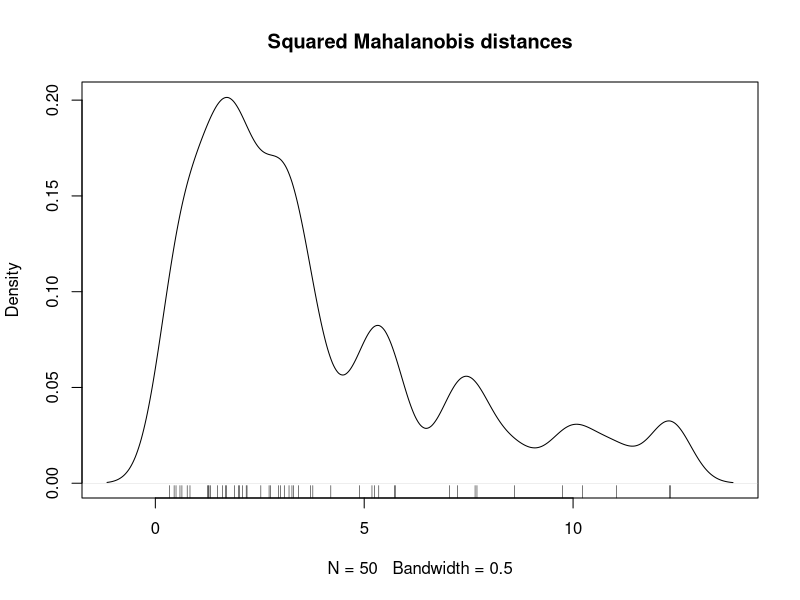
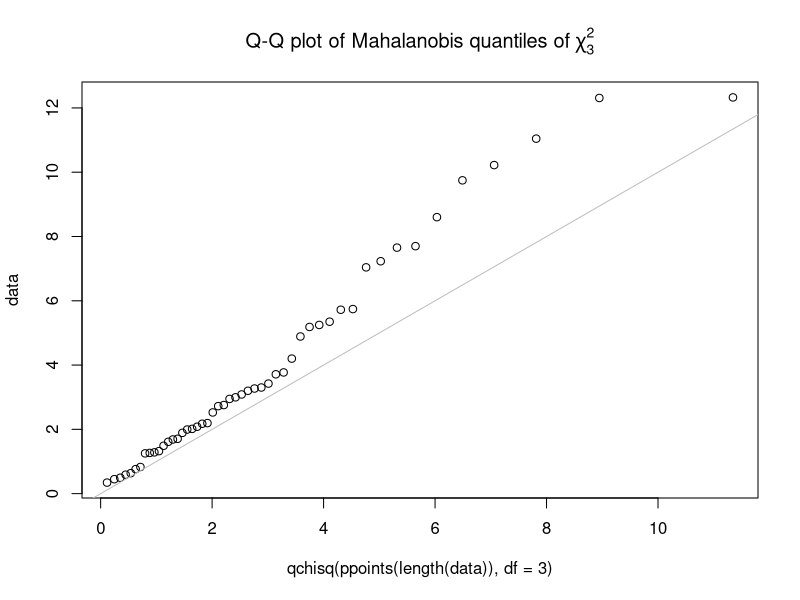
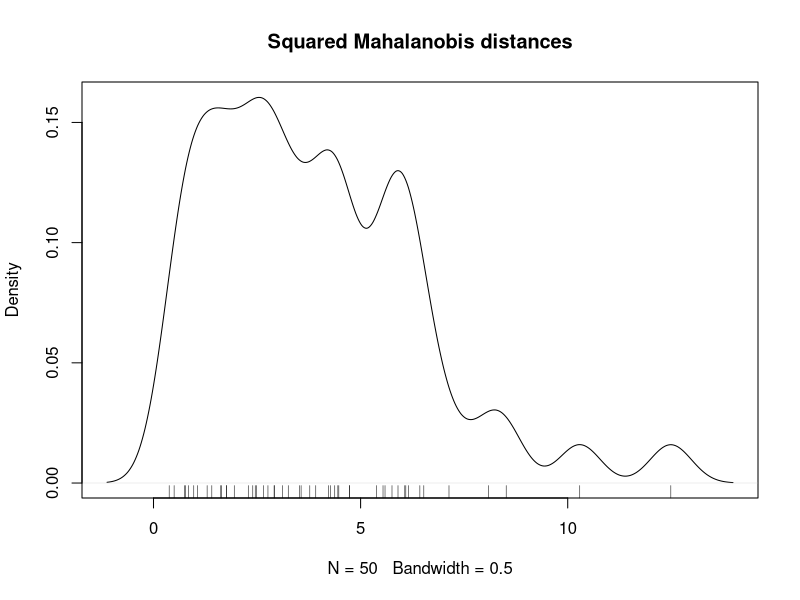
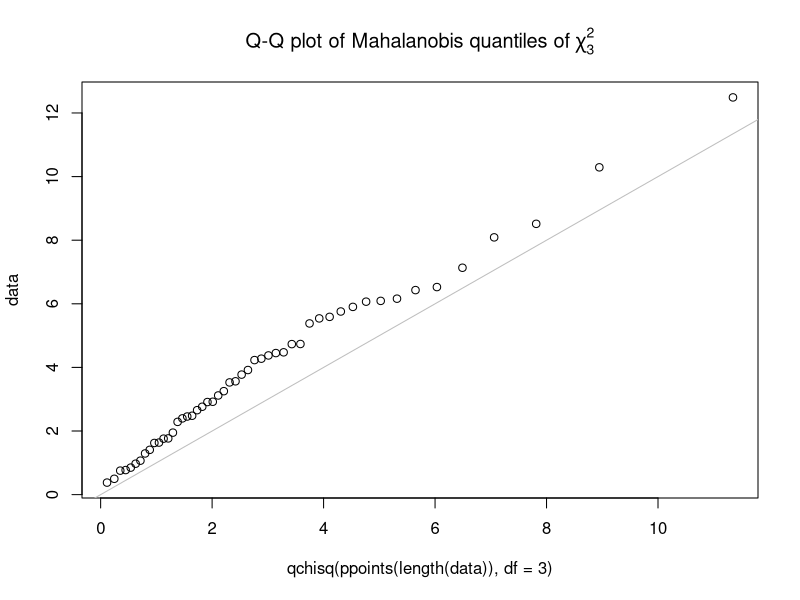
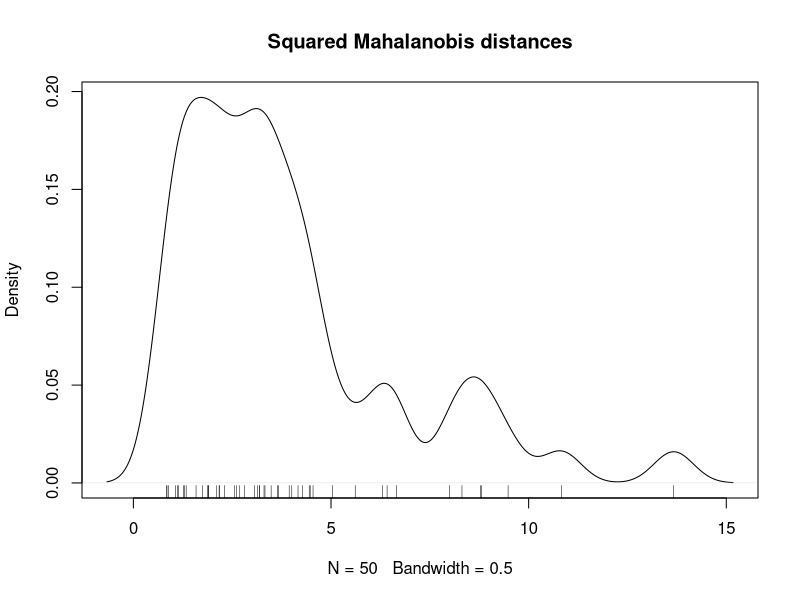
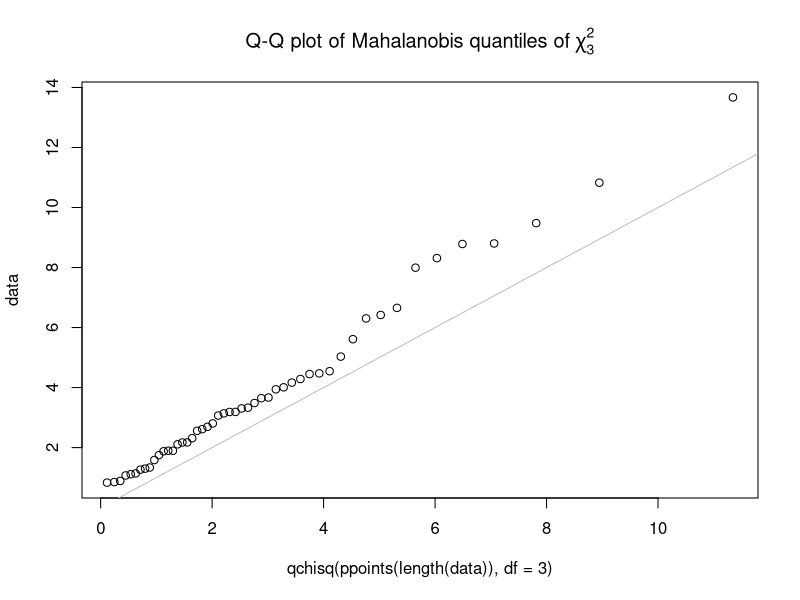

The R source for these figures, in order:
# Proyecto 3
# 5AM1 | Analítica y Visualización de Datos
# Suárez Pérez Juan Pablo
# Ojeda Contreras Braulio Melquisedec

main <- function() {
  data <- data.frame(iris)
  # View(iris_data)
  # Get Different Flower Type
  flower_type = levels(factor(data$Species))
  setosa <- data.frame(data[data$Species == flower_type[1], c(1, 2, 3, 4, 5)])
  versicolor <- data.frame(data[data$Species == flower_type[2], c(1, 2, 3, 4, 5)])
  virginica <- data.frame(data[data$Species == flower_type[3], c(1, 2, 3, 4, 5)])
  #View(setosa)
  #View(versicolor)
  #View(virginica)
  setosa_mahalanobis <- mahalanobis_dist(setosa[,1:4])
  versicolor_mahalanobis <- mahalanobis_dist(versicolor[,1:4])
  virginica_mahalanobis <- mahalanobis_dist(virginica[,1:4])
  print("setosa_mahalanobis")
  print(setosa_mahalanobis)
  graficate(setosa_mahalanobis, "setosa_mahalanobis")
  print("versicolor_mahalanobis")
  print(versicolor_mahalanobis)
  graficate(versicolor_mahalanobis, "versicolor_mahalanobis")
  print("virginica_mahalanobis")
  print(virginica_mahalanobis)
  graficate(virginica_mahalanobis, "virginica_mahalanobis")
}

means <- function(data) {
  col_no <- dim(data)[2]
  row_no <- dim(data)[1]
  means_list <- list()
  for(i in 1:col_no) {
    suma <- 0
    for(j in 1:row_no) {
      suma <- suma + data[j,i]
    }
    means_list <- c(means_list, suma / row_no)
  }
  return(means_list)
}

mult_mat <- function(mat1, mat2) {
  row_no1 <- dim(mat1)[1]
  row_no2 <- dim(mat2)[1]
  col_no1 <- dim(mat1)[2]
  col_no2 <- dim(mat2)[2]
  if(col_no1 == row_no2) {
    new_mat <- data.frame()
    for(a in 1:col_no2) {
      rown <- c()
      for(i in 1:row_no1) {
        suma <- 0
        for(j in 1:col_no1) {
          suma <- suma + (mat1[i,j] * mat2[j,a])
        }
        rown <- c(rown, suma)
      }
      if(dim(new_mat)[1] == 0) {
        new_mat <- cbind(rown)
      } else {
        new_mat <- cbind(new_mat, rown)
      }
    }
    return(new_mat)
  }
}

mahalanobis_dist <- function(data) {
  cov_matrix <- cov(data)
  means_data <- means(data)
  row_no <- dim(data)[1]
  col_no <- dim(data)[2]
  identity_matrix <- diag(row_no)
  ones_matrix <- matrix(1, row_no, row_no)
  identity_one <- identity_matrix - ((1 / row_no) * ones_matrix)
  t_data <- t(data)
  cov_matrix_inv <- solve(cov_matrix)
  first_step <- mult_mat(identity_one, data)
  second_step <- mult_mat(first_step, cov_matrix_inv)
  third_step <- mult_mat(second_step, t_data)
  four_step <- mult_mat(third_step, identity_one)
  mahalanobis_dists <- diag(four_step)
  return(mahalanobis_dists)
}

graficate <- function(data, name) {
  plot(density(data, bw = 0.5),
       main="Squared Mahalanobis distances") ; rug(data)
  qqplot(qchisq(ppoints(length(data)), df = 3), data,
         main = expression("Q-Q plot of Mahalanobis quantiles of" * ~ chi[3]^2))
  abline(0, 1, col = 'gray')
}

main()